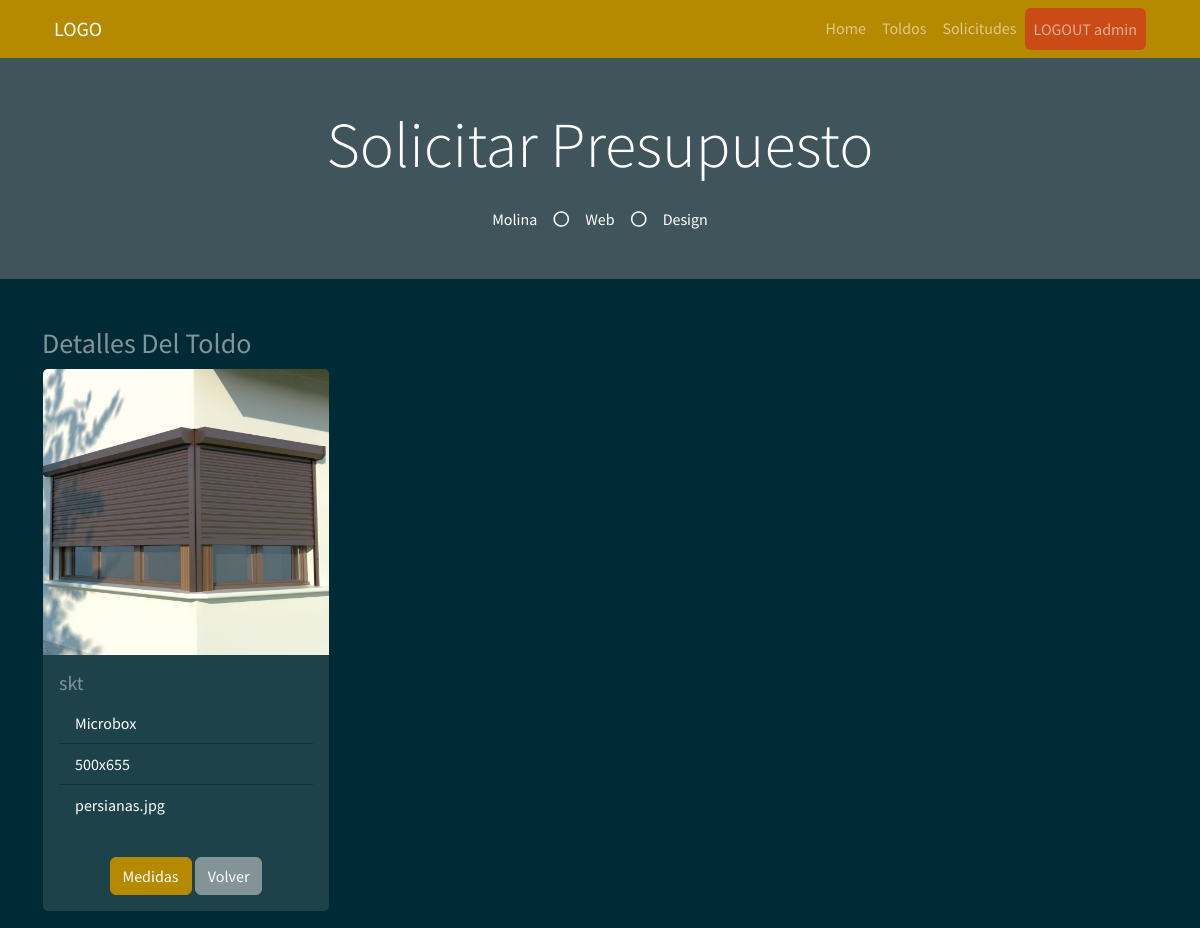
Before: /details_toldo/1 (signed in) with the older database file.
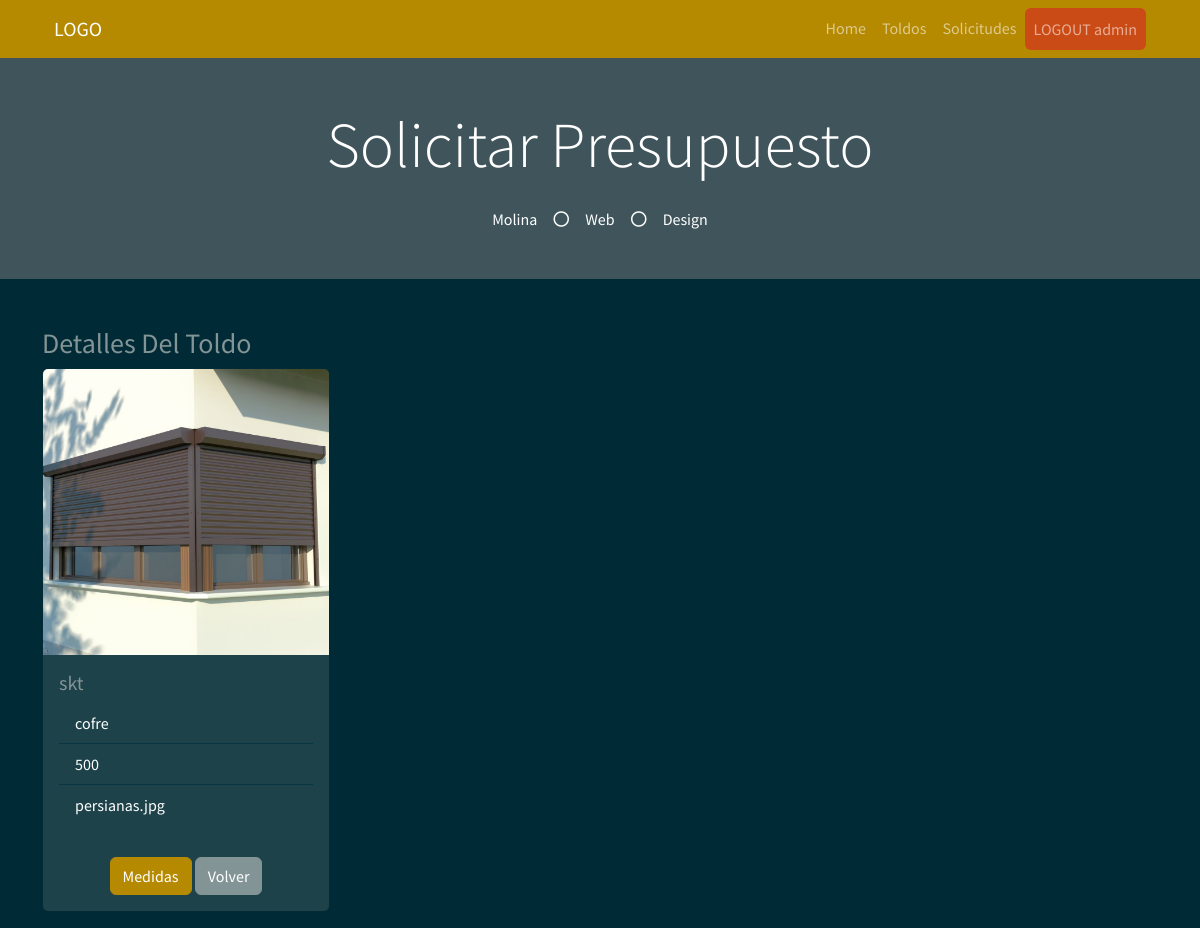
After: the same page with the newer database file.
### myapp/models.py (models this page shows)
    class Toldo(db.Model):
        __tablename__ = "Toldo"  # Nombre de la tabla que se crea
        Toldo_id = db.Column("toldo_id", db.Integer, Sequence(
            'toldo_id_seq'),  primary_key=True)
        Modelo = db.Column(db.String(20))
        Tipo = db.Column(db.String(30))
        Dimensiones = db.Column(db.String(30))
        Imagen = db.Column(db.String(30))

### myapp/views.py (the view, shortened to what this page needs)
    @app.route("/details_toldo/<int:Toldo_id>", methods=["GET", "POST"])
    def details_toldo(Toldo_id: int):
        if request.method == "GET":
            read_toldo = db_access["read_toldo"]
            toldo = read_toldo(Toldo_id)
            usuario = session['usuario']
            usu = usuario
            return render_template("user/details_toldo.html", toldo=toldo, usu=usu)

### myapp/templates/user/details_toldo.html (shortened to what this page needs)
<!DOCTYPE html>
<html>
<head>
    <link href="https://cdn.jsdelivr.net/npm/bootstrap@5.1.3/dist/css/bootstrap.min.css" rel="stylesheet"
>
    <link rel="stylesheet" href="../static/style/bootstrap.min(8).css">
</head>
<body>
    {% include 'includes/navbar_user.html' %}
    <div class="jumbotron jumbotron-fluid bg-jumbotron" style=" background-color: rgba(128, 128, 128, 0.5);">
        <div class="container text-center py-5">
            <h3 class="text-white display-3 mb-4">Solicitar Presupuesto</h3>
            <div class="d-inline-flex align-items-center text-white">
                <p class="m-0">Molina</p>
                <i class="far fa-circle px-3"></i>
                <p class="m-0">Web</p>
                <i class="far fa-circle px-3"></i>
                <p class="m-0">Design</p>
            </div>
        </div>
    </div>
    <div class="container">
        <div class="row mt-5 ">
            <div class="col-4">
                <p class="list-group">
                <h3>Detalles Del Toldo</h3>
                <div class="card" style="width: 18rem;">
                    <img src="../static/style/img/{{toldo.Imagen}}" class="card-img-top" alt="...">
                    <div class="card-body">
                        <h5 class="card-title">
                            {{toldo.Modelo}}
                        </h5>
                        <ul class="list-group list-group-flush">
                            <li class="list-group-item">
                                {{toldo.Tipo}}
                            </li>
                            <li class="list-group-item">
                                {{toldo.Dimensiones}}
                            </li>
                            <li class="list-group-item">
                                {{toldo.Imagen}}
                            </li>
                        </ul>
                    </div>
                    <div class="card-body mx-auto">
                        <form method="POST">
                            <button type="button" class="btn btn-primary" data-bs-target="#form"
                                data-bs-toggle="collapse">Medidas</button>
                            <a class="btn btn-secondary" href="/toldo_user">Volver</a>
                        </form>
                    </div>
                </div>
                </p>
            </div>
        </div>
    </div>
</body>
</html>

Changed rows visible on the page:
changed Toldo "skt": Tipo "Microbox" → "cofre"; Dimensiones "500x655" → "500"
